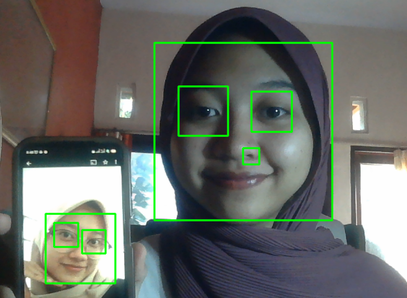
#> input picture image/hasildeteksi1.png, 407 x 298 px, shrunk from 781 x 573 before the run
$ jupyter execute F1D021030_Opencv.ipynb   (shell and % lines are left out)
#> lines starting #> are read from the running program, lines starting #| are printed output that depends on the picture
[cell 1]
# Melakukan Resize Image

[cell 2]
# Melihat/menampilkan koordinat dari image

[cell 3]
# Hasil Uji dengan Diri Sendiri

[cell 4]
# Hasil Uji dengan Orang Lain

[cell 5]
# Deteksi wajah dan memisahkan hasil deteksi

### Melakukan uji coba deteksi wajah

[cell 6]
import matplotlib.pyplot as plt
import cv2
from PIL import Image

[cell 7]
from PIL import Image

[cell 8]
img = Image.open('image/hasildeteksi1.png')
#> img is the input picture: PIL image 407x298 RGBA; mean R, G, B, A 105.1, 109.6, 103, 255
plt.imshow(img)
plt.show()

### Melakukan uji coba deteksi wajah penyesuaian

[cell 9]
img = Image.open('image/hasildeteksi2.png')
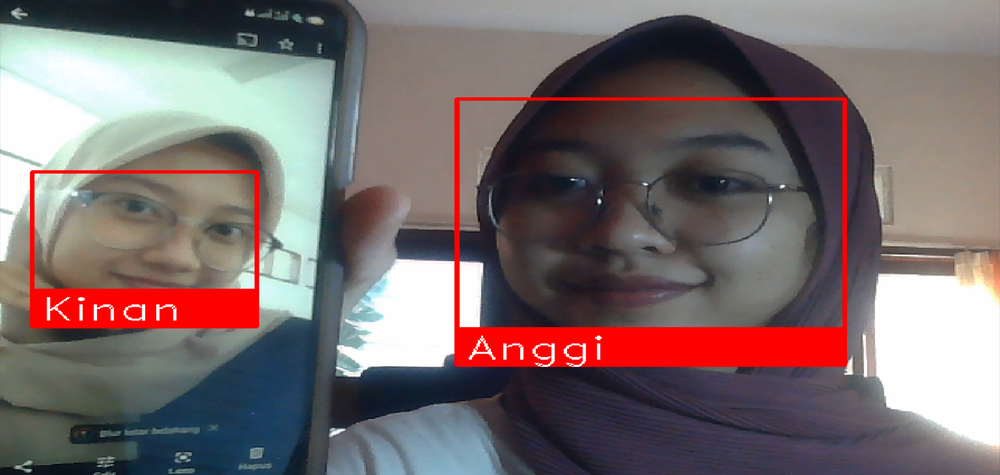
#> input picture image/hasildeteksi2.png, 1000 x 475 px, shrunk from 1920 x 912 before the run
#> img is the input picture: PIL image 1000x475 RGBA; mean R, G, B, A 122, 108.3, 109.1, 255
plt.imshow(img)
plt.show()

### Menampilkan perbandingan gambar diri sendiri dengan orang lain menggunakan gambar orang lain

[cell 10]
fig, ax = plt.subplots(nrows=1, ncols=3, figsize=(20,10))

image1 = Image.open('image/anggi-small.jpg')
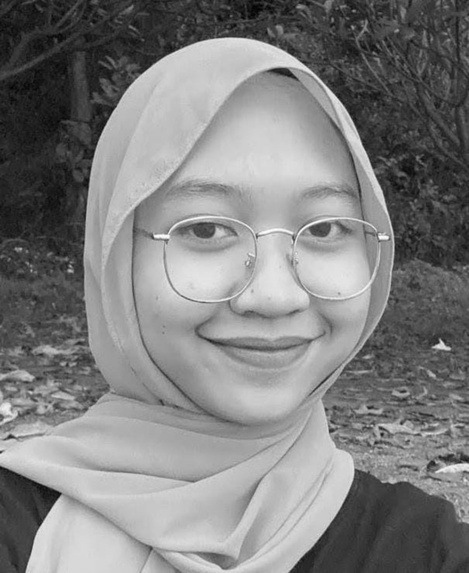
#> input picture image/anggi-small.jpg, 469 x 573 px, shrunk from 900 x 1100 before the run
#> image1 is the input picture: PIL image 469x573 RGB; min 1, max 254, mean 127.4
ax[0].imshow(image1)
ax[0].set_title('Encode Image Anggi')

image2 = Image.open('image/kinan-small.jpg')
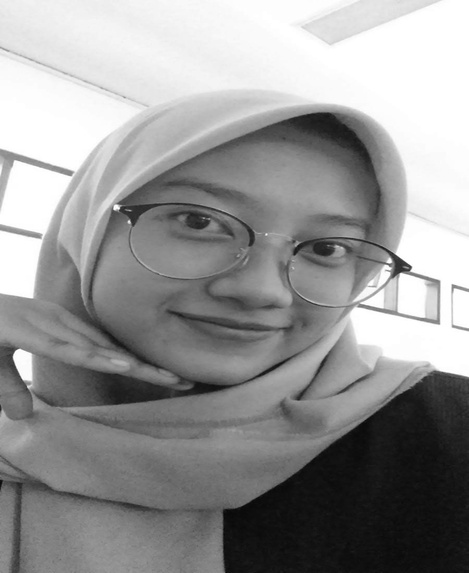
#> input picture image/kinan-small.jpg, 469 x 573 px, shrunk from 900 x 1100 before the run
#> image2 is the input picture: PIL image 469x573 RGB; min 8, max 255, mean 149.8
ax[1].imshow(image2)
ax[1].set_title('Encode Image Kinan')

image3 = Image.open('image/kinan-small.jpg')
ax[2].imshow(image3)
ax[2].set_title('Image Compare Kinan')

plt.show()
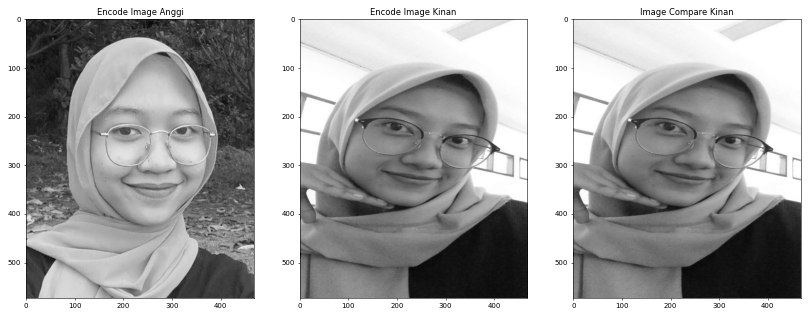
#> figure drawn by matplotlib, 3 panels

### Menampilkan perbandingan gambar diri sendiri dengan orang lain menggunakan gambar diri sendiri

[cell 11]
fig, ax = plt.subplots(nrows=1, ncols=3, figsize=(20,10))

image1 = Image.open('image/anggi-small.jpg')
ax[0].imshow(image1)
ax[0].set_title('Encode Image Anggi')

image2 = Image.open('image/kinan-small.jpg')
ax[1].imshow(image2)
ax[1].set_title('Encode Image Kinan')

image3 = Image.open('image/anggi-small.jpg')
ax[2].imshow(image3)
ax[2].set_title('Image Compare Anggi')

plt.show()

### Menampilkan hasil ujicoba selanjutnya

[cell 12]
import cv2

[cell 13]
img = Image.open('image/hasildeteksi3.png')
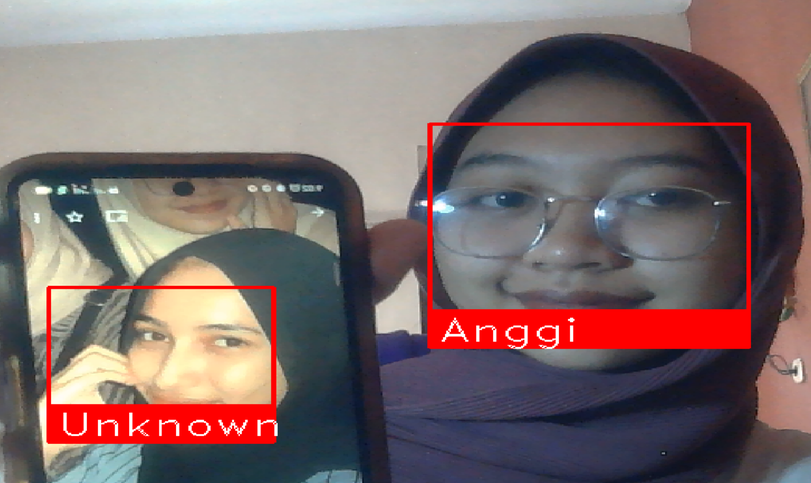
#> input picture image/hasildeteksi3.png, 811 x 483 px, shrunk from 1557 x 928 before the run
#> img is the input picture: PIL image 811x483 RGBA; mean R, G, B, A 125.8, 107.3, 107.4, 255
plt.imshow(img)
plt.show()
